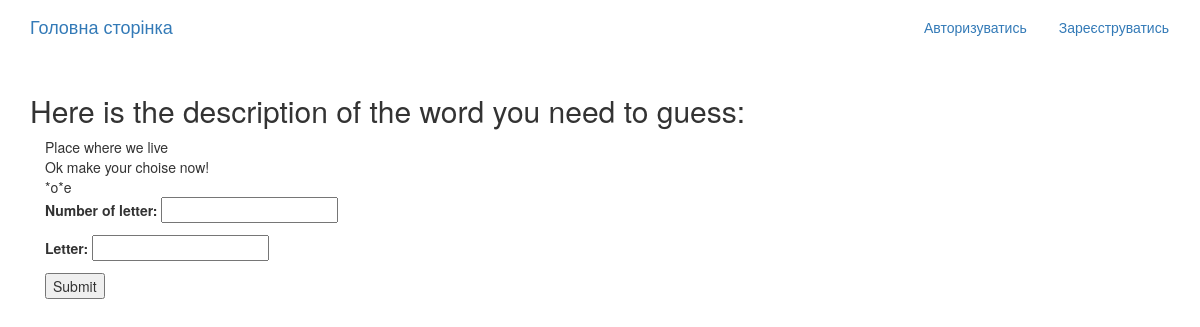
/game/descriptions/1/, run on an earlier commit of the app's database.
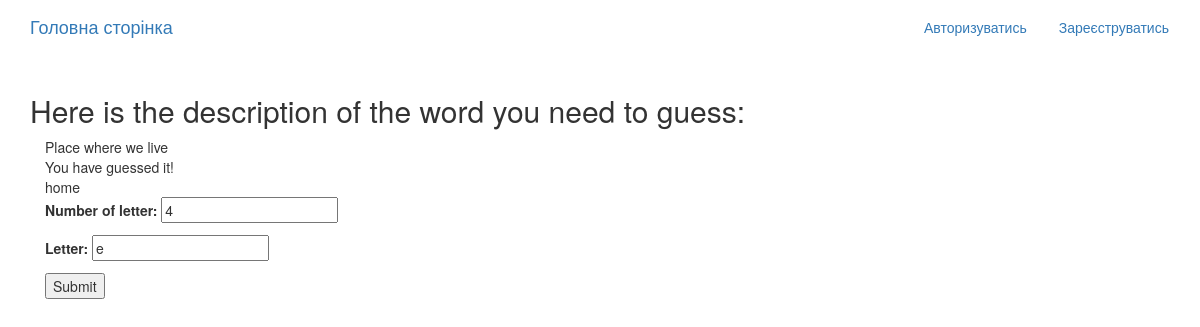
And on a later commit of the database.
### game_app/models.py (models this page shows, shortened)
class Word(models.Model):
    word = models.TextField()
    description = models.TextField()
    masked_word = models.CharField(max_length=100, blank=True, null=True)
    number_of_letter = models.IntegerField(null=True, blank=True)
    letter = models.CharField(max_length=1, blank=True, null=True)
    success = models.CharField(
        max_length=100,  # Adjust the max_length as needed
        default="You have guessed it!"
        )
    failure = models.CharField(
        max_length=100,  # Adjust the max_length as needed
        default="Try again..."
        )
    call_to_action = models.CharField(
        max_length=100,  # Adjust the max_length as needed
        default="Ok make your choise now!"
        )
    def process_reply(self):
        if self.number_of_letter and self.letter:
            if self.word[self.number_of_letter -1] == self.letter:
                temp_list = list(self.masked_word)
                temp_list[self.number_of_letter -1] = self.letter
                self.masked_word = "".join(temp_list)
                print(self.masked_word)
                self.save()
                return self.success
            else:
                return self.failure
        else:
            if not self.number_of_letter and not self.letter:
                return self.call_to_action

### game_app/views.py (the view, shortened to what this page needs)
# urls.py: path('descriptions/<int:pk>/', views.GuessingPage.as_view(), name = 'guessing_page'),
class GuessingPage(generic.DetailView):
    model = Word
    template_name = 'game_app/guessing_page.html'  # Create an HTML template to display the group details
    context_object_name = 'puzzle'
    def get_context_data(self, **kwargs):
        context = super().get_context_data(**kwargs)
        context['form'] = LetterForm(instance=self.object)
        return context

### game_app/forms.py
class LetterForm(forms.ModelForm):
    class Meta:
        model = Word
        fields = ['number_of_letter', 'letter']

### game_app/templates/game_app/guessing_page.html (shortened to what this page needs)
{% extends "base.html" %}
{% block content %}
<h2>Here is the description of the word you need to guess:</h2>
<div class="container">
  {{ puzzle.description }}
  <br>
  {{ puzzle.process_reply }}
  <br>
  {{ puzzle.masked_word }}
  <br>
  <form method="post">
    {{ form.as_p }}
    <button type="submit">Submit</button>
  </form>
{% endblock %}

### templates/base.html (shortened to what this page needs)
<!DOCTYPE html>
{% load static %}
<html>
  <head>
    <link rel="stylesheet" href="https://maxcdn.bootstrapcdn.com/bootstrap/3.3.7/css/bootstrap.min.css">
    <link rel="stylesheet" href="https://maxcdn.bootstrapcdn.com/bootstrap/3.3.7/css/bootstrap-theme.min.css">
    <link rel="stylesheet" href="{% static 'words_play/css/master.css'%}">
  </head>
  <body>
    <nav class="navbar  mynav" role="navigation" id="navbar">
    			<div class="container">
            <a class="navbar-brand mynav" href="{% url 'home' %}">Головна сторінка</a>
    					<ul class="nav navbar-nav navbar-right">
    						{% if user.is_authenticated %}
                      <li><a href="{% url 'accounts:logout' %}" class="btn btn-simple">Вийти</a></li> -->
    						{% else %}
    						      <li><a href="{% url 'accounts:login' %}" class="btn btn-simple">Авторизуватись</a></li>
    						      <li><a href="{% url 'accounts:signup' %}" class="btn btn-simple">Зареєструватись</a></li>
    						{% endif %}
    					</ul>
    			</div>
    		</nav>
        <div class="container mycontent">
          {% block content %}
          {% endblock %}
        </div>
  </body>
</html>

What changed in the data, as far as the page shows it:
changed Word "Place where we live": process_reply "Ok make your choise now!" → "You have guessed it!"; masked_word "*o*e" → "home"
Also different on the page:
form field number_of_letter: (not shown) → "4"
form field letter: (not shown) → "e"
